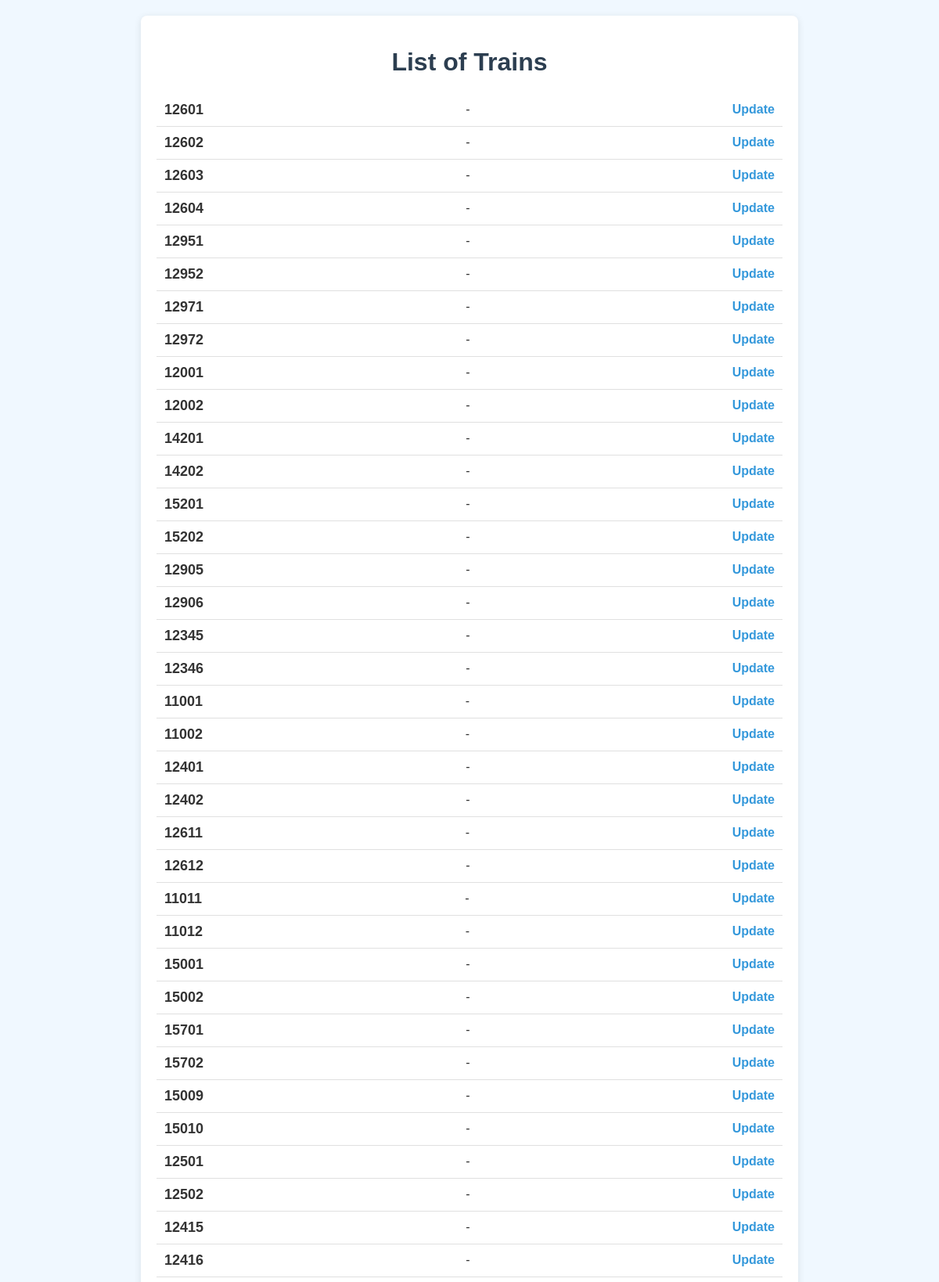
The page /list/ (signed in, upper part) on the database its author committed.
### railway/models.py (models this page shows, shortened)
class Train(models.Model):
    train_number = models.CharField(max_length=10, unique=True)  # Ensuring unique train number
    train_name = models.CharField(max_length=100)
    source = models.CharField(max_length=100)
    destination = models.CharField(max_length=100)
    departure_time = models.TimeField(null=True, blank=True)  # Change to DateTimeField to include date and time
    arrival_time = models.TimeField(null=True, blank=True)  # Change to DateTimeField to include date and time
    ticket_price = models.DecimalField(max_digits=10, decimal_places=2, default=0.00)

### railway/views.py (the view)
# urls.py: path('list/', views.list_trains, name='list_trains'),
@login_required
@user_passes_test(is_admin)
def list_trains(request):
    trains = Train.objects.all()
    return render(request, 'admin_panel/list_trains.html', {'trains': trains})

### railway/views.py (called while the page is built)
def is_admin(user):
    print("Checking if user is admin:", user.is_staff)  # Debugging line
    return user.is_staff

### railway/templates/admin_panel/list_trains.html (shortened to what this page needs)
{% load static %}
<!DOCTYPE html>
<html lang="en">
<head>
    <link rel="stylesheet" href="{% static 'admin_panel/list.css' %}">
</head>
<body>
    <div class="container">
        <h1>List of Trains</h1>
        <ul class="train-list">
            {% for train in trains %}
                <li class="train-item">
                    <span class="train-number">{{ train.train_number }}</span> -
                    <a class="update-link" href="{% url 'update_train' train.id %}">Update</a>
                </li>
            {% endfor %}
        </ul>
        <br>
    </div>
</body>
</html>

### railway/static/admin_panel/list.css (style rules this page uses)
body { font-family: Arial, sans-serif; background-color: #f0f8ff; color: #333; margin: 0; padding: 20px; }
.container { max-width: 800px; margin: 0 auto; padding: 20px; background-color: #ffffff; border-radius: 8px; box-shadow: 0 2px 10px rgba(0, 0, 0, 0.1); }
h1 { text-align: center; color: #2c3e50; }
.train-list { list-style-type: none; padding: 0; }
.train-item { padding: 10px; border-bottom: 1px solid #e0e0e0; display: flex; justify-content: space-between; align-items: center; }
.train-number { font-weight: bold; font-size: 18px; }
.update-link { text-decoration: none; color: #3498db; font-weight: bold; }

### rows shown on the page
Train: train_number "12601"
Train: train_number "12602"
Train: train_number "12603"
Train: train_number "12604"
Train: train_number "12951"
Train: train_number "12952"
Train: train_number "12971"
Train: train_number "12972"
Train: train_number "12001"
Train: train_number "12002"
Train: train_number "14201"
Train: train_number "14202"
Train: train_number "15201"
Train: train_number "15202"
Train: train_number "12905"
Train: train_number "12906"
Train: train_number "12345"
Train: train_number "12346"
Train: train_number "11001"
Train: train_number "11002"
Train: train_number "12401"
Train: train_number "12402"
Train: train_number "12611"
Train: train_number "12612"
Train: train_number "11011"
Train: train_number "11012"
Train: train_number "15001"
Train: train_number "15002"
Train: train_number "15701"
Train: train_number "15702"
Train: train_number "15009"
Train: train_number "15010"
Train: train_number "12501"
Train: train_number "12502"
Train: train_number "12415"
Train: train_number "12416"
